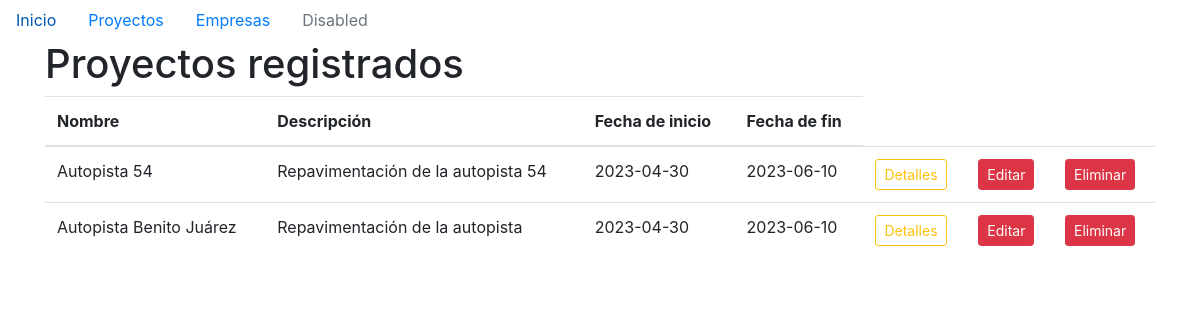
Screenshot of /proyectos with the database file from the repository.
### models/proyecto.py (models this page shows)
class Proyecto(db.Model):
    id = db.Column(db.Integer, primary_key= True, autoincrement=True)
    nombre = db.Column(db.String(100), nullable=False, unique=True)
    descripcion = db.Column(db.String(200))
    fecha_inicio = db.Column(db.Date, nullable=False)
    fecha_final = db.Column(db.Date, nullable=False)

### main.py (the view)
@app.route('/proyectos')
def listar_proyectos():
    proyectos = Proyecto.query.all()
    return render_template('proyectos.html', proyectos=proyectos)

### templates/proyectos.html (shortened to what this page needs)
{% extends 'base.html' %}
{% block content %}
<h1>Proyectos registrados</h1>
<div class="table-resposive">
  <table class="table">
    <thead>
      <tr>
        <th>Nombre</th>
        <th>Descripción</th>
        <th>Fecha de inicio</th>
        <th>Fecha de fin</th>
      </tr>
    </thead>
    <tbody>
      {% for proyecto in proyectos %}
      <tr>
        <td>{{ proyecto.nombre }}</td>
        <td>{{ proyecto.descripcion }}</td>
        <td>{{ proyecto.fecha_inicio }}</td>
        <td>{{ proyecto.fecha_final }}</td>
        <td><a href="/proyecto/detalles/{{proyecto.id}}" class="btn btn-outline-warning btn-sm">Detalles</a></td>
        <td><a href="/proyecto/editar/{{proyecto.id}}" class="btn btn-danger btn-sm">Editar</a></td>
        <td><a href="" class="btn btn-danger btn-sm">Eliminar</a></td>
      </tr>
      {% endfor %}
    </tbody>
  </table>
</div>
{% endblock %}

### rows the page displays
Proyecto: nombre "Autopista 54", descripcion "Repavimentación de la autopista 54", fecha_inicio "2023-04-30", fecha_final "2023-06-10"
Proyecto: nombre "Autopista Benito Juárez", descripcion "Repavimentación de la autopista", fecha_inicio "2023-04-30", fecha_final "2023-06-10"
